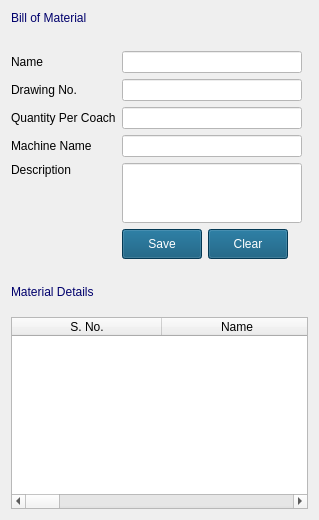
            <widget class="QWidget" name="BillOfMaterialPage">
             <property name="sizePolicy">
              <sizepolicy hsizetype="Expanding" vsizetype="Expanding">
               <horstretch>0</horstretch>
               <verstretch>0</verstretch>
              </sizepolicy>
             </property>
             <property name="minimumSize">
              <size>
               <width>0</width>
               <height>0</height>
              </size>
             </property>
             <layout class="QGridLayout" name="gridLayout_9">
              <item row="7" column="2">
               <widget class="QPushButton" name="pushButtonClear">
                <property name="sizePolicy">
                 <sizepolicy hsizetype="Fixed" vsizetype="Fixed">
                  <horstretch>0</horstretch>
                  <verstretch>0</verstretch>
                 </sizepolicy>
                </property>
                <property name="minimumSize">
                 <size>
                  <width>0</width>
                  <height>30</height>
                 </size>
                </property>
                <property name="styleSheet">
                 <string notr="true">background-color: rgb(5, 80, 117);
color: rgb(255, 255, 255);
font: 750 12pt &quot;MS Shell Dlg 2&quot;;</string>
                </property>
                <property name="text">
                 <string>Clear</string>
                </property>
               </widget>
              </item>
              <item row="6" column="1" colspan="3">
               <widget class="QLineEdit" name="lineEdit_Description">
                <property name="sizePolicy">
                 <sizepolicy hsizetype="Fixed" vsizetype="Fixed">
                  <horstretch>0</horstretch>
                  <verstretch>0</verstretch>
                 </sizepolicy>
                </property>
                <property name="minimumSize">
                 <size>
                  <width>180</width>
                  <height>60</height>
                 </size>
                </property>
                <property name="styleSheet">
                 <string notr="true">background-color: rgb(255, 255, 255);

font: 12pt &quot;Calibri&quot;;</string>
                </property>
               </widget>
              </item>
              <item row="5" column="0">
               <widget class="QLabel" name="machinr_nameLabel">
                <property name="styleSheet">
                 <string notr="true">font: 14pt &quot;Calibri&quot;;</string>
                </property>
                <property name="text">
                 <string>Machine Name</string>
                </property>
               </widget>
              </item>
              <item row="0" column="0" colspan="4">
               <widget class="QLabel" name="BillOfMaterialLabel">
                <property name="styleSheet">
                 <string notr="true">color: rgb(0, 0, 108);
font:  600 20pt &quot;Segoe UI&quot;;</string>
                </property>
                <property name="text">
                 <string>Bill of Material</string>
                </property>
                <property name="alignment">
                 <set>Qt::AlignLeading|Qt::AlignLeft|Qt::AlignVCenter</set>
                </property>
               </widget>
              </item>
              <item row="3" column="0">
               <widget class="QLabel" name="drawing_noLabel">
                <property name="sizePolicy">
                 <sizepolicy hsizetype="Minimum" vsizetype="Preferred">
                  <horstretch>0</horstretch>
                  <verstretch>0</verstretch>
                 </sizepolicy>
                </property>
                <property name="styleSheet">
                 <string notr="true">font: 14pt &quot;Calibri&quot;;</string>
                </property>
                <property name="text">
                 <string>Drawing No.</string>
                </property>
               </widget>
              </item>
              <item row="6" column="0">
               <widget class="QLabel" name="DescripionLabel">
                <property name="sizePolicy">
                 <sizepolicy hsizetype="Minimum" vsizetype="Preferred">
                  <horstretch>0</horstretch>
                  <verstretch>0</verstretch>
                 </sizepolicy>
                </property>
                <property name="styleSheet">
                 <string notr="true">font: 14pt &quot;Calibri&quot;;</string>
                </property>
                <property name="text">
                 <string>Description</string>
                </property>
                <property name="alignment">
                 <set>Qt::AlignLeading|Qt::AlignLeft|Qt::AlignTop</set>
                </property>
               </widget>
              </item>
              <item row="4" column="1" colspan="3">
               <widget class="QLineEdit" name="lineEdit_QtyPerCoach">
                <property name="sizePolicy">
                 <sizepolicy hsizetype="Fixed" vsizetype="Fixed">
                  <horstretch>0</horstretch>
                  <verstretch>0</verstretch>
                 </sizepolicy>
                </property>
                <property name="minimumSize">
                 <size>
                  <width>180</width>
                  <height>0</height>
                 </size>
                </property>
                <property name="styleSheet">
                 <string notr="true">background-color: rgb(255, 255, 255);

font: 12pt &quot;Calibri&quot;;</string>
                </property>
               </widget>
              </item>
              <item row="1" column="0">
               <spacer name="verticalSpacer_6">
                <property name="orientation">
                 <enum>Qt::Vertical</enum>
                </property>
                <property name="sizeType">
                 <enum>QSizePolicy::Fixed</enum>
                </property>
                <property name="sizeHint" stdset="0">
                 <size>
                  <width>20</width>
                  <height>20</height>
                 </size>
                </property>
               </spacer>
              </item>
              <item row="2" column="1" colspan="3">
               <widget class="QLineEdit" name="lineEditName">
                <property name="sizePolicy">
                 <sizepolicy hsizetype="Fixed" vsizetype="Fixed">
                  <horstretch>0</horstretch>
                  <verstretch>0</verstretch>
                 </sizepolicy>
                </property>
                <property name="minimumSize">
                 <size>
                  <width>180</width>
                  <height>0</height>
                 </size>
                </property>
                <property name="styleSheet">
                 <string notr="true">background-color: rgb(255, 255, 255);

font: 12pt &quot;Calibri&quot;;</string>
                </property>
               </widget>
              </item>
              <item row="2" column="0">
               <widget class="QLabel" name="nameLabel">
                <property name="sizePolicy">
                 <sizepolicy hsizetype="Fixed" vsizetype="Preferred">
                  <horstretch>0</horstretch>
                  <verstretch>0</verstretch>
                 </sizepolicy>
                </property>
                <property name="styleSheet">
                 <string notr="true">font: 14pt &quot;Calibri&quot;;</string>
                </property>
                <property name="text">
                 <string>Name</string>
                </property>
               </widget>
              </item>
              <item row="8" column="0" colspan="2">
               <spacer name="horizontalSpacer_12">
                <property name="orientation">
                 <enum>Qt::Horizontal</enum>
                </property>
                <property name="sizeType">
                 <enum>QSizePolicy::Fixed</enum>
                </property>
                <property name="sizeHint" stdset="0">
                 <size>
                  <width>155</width>
                  <height>20</height>
                 </size>
                </property>
               </spacer>
              </item>
              <item row="14" column="0" colspan="5">
               <widget class="QTableWidget" name="tableWidgetMaterialDetails">
                <property name="sizePolicy">
                 <sizepolicy hsizetype="Expanding" vsizetype="Expanding">
                  <horstretch>0</horstretch>
                  <verstretch>0</verstretch>
                 </sizepolicy>
                </property>
                <property name="minimumSize">
                 <size>
                  <width>0</width>
                  <height>0</height>
                 </size>
                </property>
                <property name="styleSheet">
                 <string notr="true">font: 12pt &quot;MS Shell Dlg 2&quot;;</string>
                </property>
                <property name="showGrid">
                 <bool>true</bool>
                </property>
                <attribute name="horizontalHeaderCascadingSectionResizes">
                 <bool>true</bool>
                </attribute>
                <attribute name="horizontalHeaderDefaultSectionSize">
                 <number>150</number>
                </attribute>
                <attribute name="horizontalHeaderStretchLastSection">
                 <bool>true</bool>
                </attribute>
                <column>
                 <property name="text">
                  <string>S. No.</string>
                 </property>
                 <property name="textAlignment">
                  <set>AlignCenter</set>
                 </property>
                </column>
                <column>
                 <property name="text">
                  <string>Name</string>
                 </property>
                 <property name="textAlignment">
                  <set>AlignCenter</set>
                 </property>
                </column>
                <column>
                 <property name="text">
                  <string>Description</string>
                 </property>
                 <property name="textAlignment">
                  <set>AlignCenter</set>
                 </property>
                </column>
                <column>
                 <property name="text">
                  <string>Drawing No.</string>
                 </property>
                 <property name="textAlignment">
                  <set>AlignCenter</set>
                 </property>
                </column>
                <column>
                 <property name="text">
                  <string>Quantity Per Coach</string>
                 </property>
                 <property name="textAlignment">
                  <set>AlignCenter</set>
                 </property>
                </column>
                <column>
                 <property name="text">
                  <string>Route</string>
                 </property>
                 <property name="textAlignment">
                  <set>AlignCenter</set>
                 </property>
                </column>
                <column>
                 <property name="text">
                  <string>Purchased</string>
                 </property>
                 <property name="textAlignment">
                  <set>AlignCenter</set>
                 </property>
                </column>
                <column>
                 <property name="text">
                  <string>Availability</string>
                 </property>
                 <property name="textAlignment">
                  <set>AlignCenter</set>
                 </property>
                </column>
               </widget>
              </item>
              <item row="3" column="1" colspan="3">
               <widget class="QLineEdit" name="lineEdit_DrawingNo">
                <property name="sizePolicy">
                 <sizepolicy hsizetype="Fixed" vsizetype="Fixed">
                  <horstretch>0</horstretch>
                  <verstretch>0</verstretch>
                 </sizepolicy>
                </property>
                <property name="minimumSize">
                 <size>
                  <width>180</width>
                  <height>0</height>
                 </size>
                </property>
                <property name="styleSheet">
                 <string notr="true">background-color: rgb(255, 255, 255);

font: 12pt &quot;Calibri&quot;;</string>
                </property>
               </widget>
              </item>
              <item row="7" column="1">
               <widget class="QPushButton" name="pushButtonSave">
                <property name="sizePolicy">
                 <sizepolicy hsizetype="Fixed" vsizetype="Fixed">
                  <horstretch>0</horstretch>
                  <verstretch>0</verstretch>
                 </sizepolicy>
                </property>
                <property name="minimumSize">
                 <size>
                  <width>0</width>
                  <height>30</height>
                 </size>
                </property>
                <property name="styleSheet">
                 <string notr="true">background-color: rgb(5, 80, 117);
color: rgb(255, 255, 255);
font: 750 12pt &quot;MS Shell Dlg 2&quot;;</string>
                </property>
                <property name="text">
                 <string>Save</string>
                </property>
               </widget>
              </item>
              <item row="5" column="1" colspan="3">
               <widget class="QLineEdit" name="lineEdit_machineName">
                <property name="sizePolicy">
                 <sizepolicy hsizetype="Fixed" vsizetype="Fixed">
                  <horstretch>0</horstretch>
                  <verstretch>0</verstretch>
                 </sizepolicy>
                </property>
                <property name="minimumSize">
                 <size>
                  <width>180</width>
                  <height>0</height>
                 </size>
                </property>
                <property name="styleSheet">
                 <string notr="true">background-color: rgb(255, 255, 255);

font: 12pt &quot;Calibri&quot;;</string>
                </property>
               </widget>
              </item>
              <item row="4" column="0">
               <widget class="QLabel" name="QtyPerCoachLabel">
                <property name="styleSheet">
                 <string notr="true">font: 14pt &quot;Calibri&quot;;</string>
                </property>
                <property name="text">
                 <string>Quantity Per Coach</string>
                </property>
               </widget>
              </item>
              <item row="9" column="0">
               <widget class="QLabel" name="MaterialDetailsLabel">
                <property name="sizePolicy">
                 <sizepolicy hsizetype="Fixed" vsizetype="Preferred">
                  <horstretch>0</horstretch>
                  <verstretch>0</verstretch>
                 </sizepolicy>
                </property>
                <property name="styleSheet">
                 <string notr="true">color: rgb(0, 0, 108);
font:  600 20pt &quot;Segoe UI&quot;;
</string>
                </property>
                <property name="text">
                 <string>Material Details</string>
                </property>
               </widget>
              </item>
              <item row="10" column="0" rowspan="2">
               <layout class="QVBoxLayout" name="verticalLayout_16"/>
              </item>
             </layout>
            </widget>
